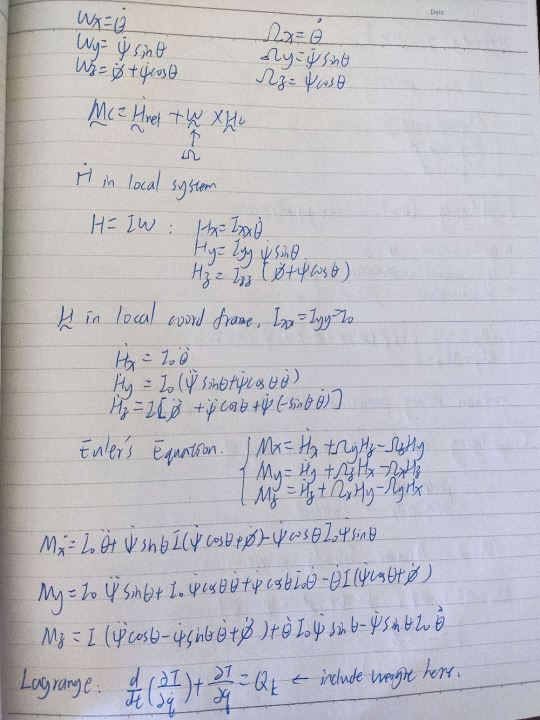
#> input picture documents/raw/GNHK_fail.jpg, 1080 x 1440 px (shown at 1/2 size)
$ python -i preprocess.py   (imports and definitions only)
#> lines starting #> are read from the running program, lines starting #| are printed output that depends on the picture; after the words box and inside, x2 and y2 are one past the last pixel; in counts of white or black regions, pixels touching at a corner belong together
#> further down, picture is the input picture: shape (1440, 1080, 3); mean B, G, R 196.1, 189.6, 190.3
import cv2
import numpy as np

# Resize image so that max(height, width) == max_dim (if larger)
# Returns resized image and scale where:
#   resized = original * scale
# original = resized / scale
def resize_max_dim(img: np.ndarray, max_dim: int = 1200) -> tuple[np.ndarray, float]:
    h, w = img.shape[:2]
    m = max(h, w)
    if m <= max_dim:
        return img.copy(), 1.0

    scale = max_dim / float(m)
    new_w = int(round(w * scale))
    new_h = int(round(h * scale))
    resized = cv2.resize(img, (new_w, new_h), interpolation=cv2.INTER_AREA)
    return resized, scale


def preprocess_for_edges(
    img_bgr: np.ndarray,
    use_clahe: bool = False,
    blur_ksize: int = 5,
    canny_lo: int = 60,
    canny_hi: int = 180,
    close_ksize: int = 7,
) -> dict:
#> called with use_clahe = False, blur_ksize = 5, canny_lo = 60, canny_hi = 180, close_ksize = 7
    gray = cv2.cvtColor(img_bgr, cv2.COLOR_BGR2GRAY)
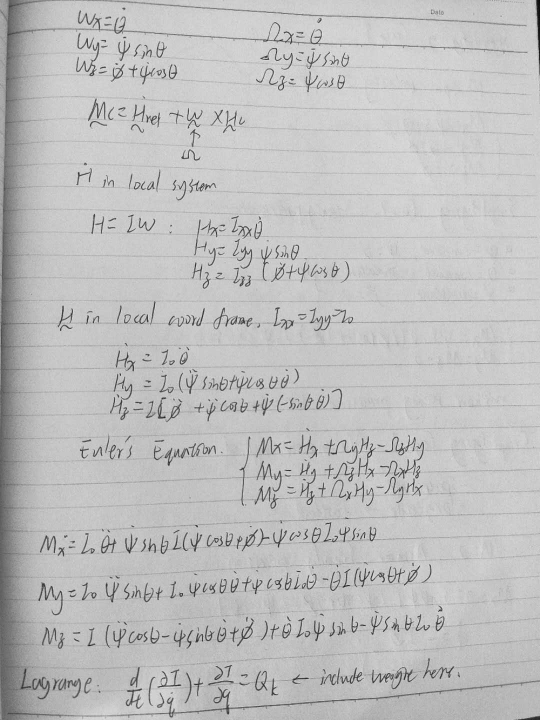
#> gray: shape (1440, 1080) (shown at 1/2 size); min 3, max 251, mean 190.6

    if use_clahe:
        clahe = cv2.createCLAHE(clipLimit=2.0, tileGridSize=(8, 8))
        gray2 = clahe.apply(gray)
    else:
        gray2 = gray

    k = blur_ksize if blur_ksize % 2 == 1 else blur_ksize + 1
    blurred = cv2.GaussianBlur(gray2, (k, k), 0)

    edges = cv2.Canny(blurred, canny_lo, canny_hi)
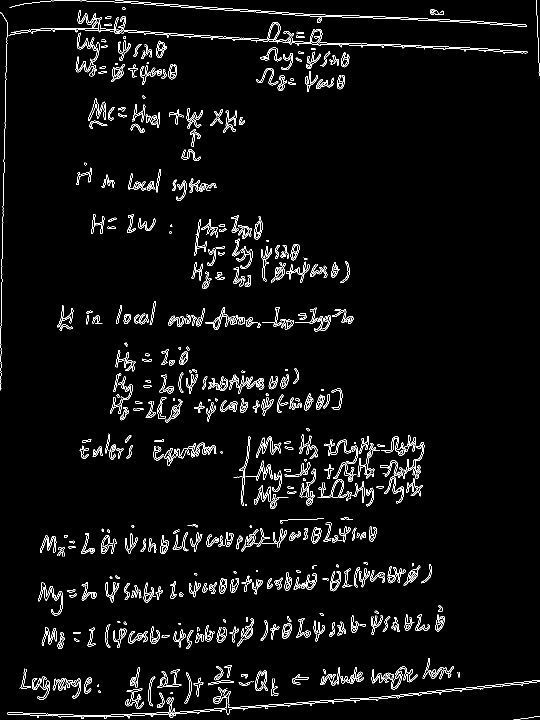
#> edges: shape (1440, 1080) (shown at 1/2 size); 3.6% white in thin lines or dots

    # Morph close to connect broken edges
    kernel = cv2.getStructuringElement(cv2.MORPH_RECT, (close_ksize, close_ksize))
    edges_closed = cv2.morphologyEx(edges, cv2.MORPH_CLOSE, kernel, iterations=1)
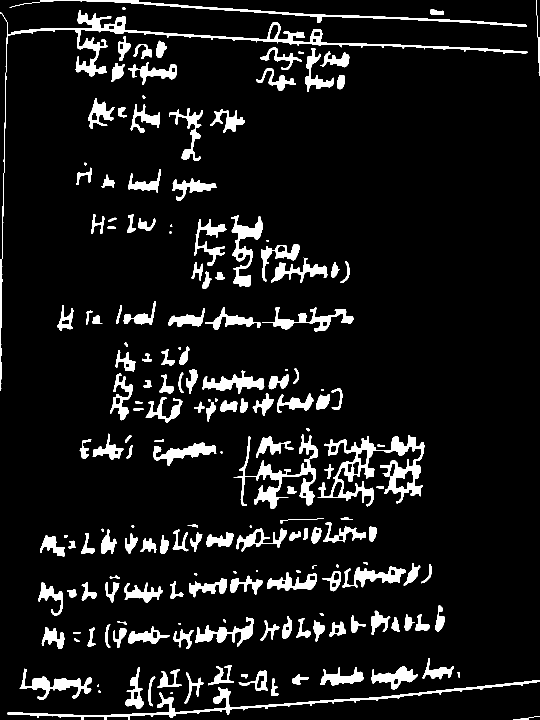
#> edges_closed: shape (1440, 1080) (shown at 1/2 size); 8.5% white; 184 white regions (11 under 20 px), largest, box (x1, y1, x2, y2) and area: (0, 20, 1056, 781) 10653, (635, 870, 849, 1013) 8806, (14, 1360, 1080, 1440) 6064

    # Returns dict of intermediate files
    return {
        "gray": gray,
        "gray_eq": gray2,
        "blurred": blurred,
        "edges": edges,
        "edges_closed": edges_closed,
    }

>>> import cv2
>>> picture = cv2.imread('../documents/raw/GNHK_fail.jpg')
>>> result = preprocess_for_edges(picture)
#> result = 5 items
